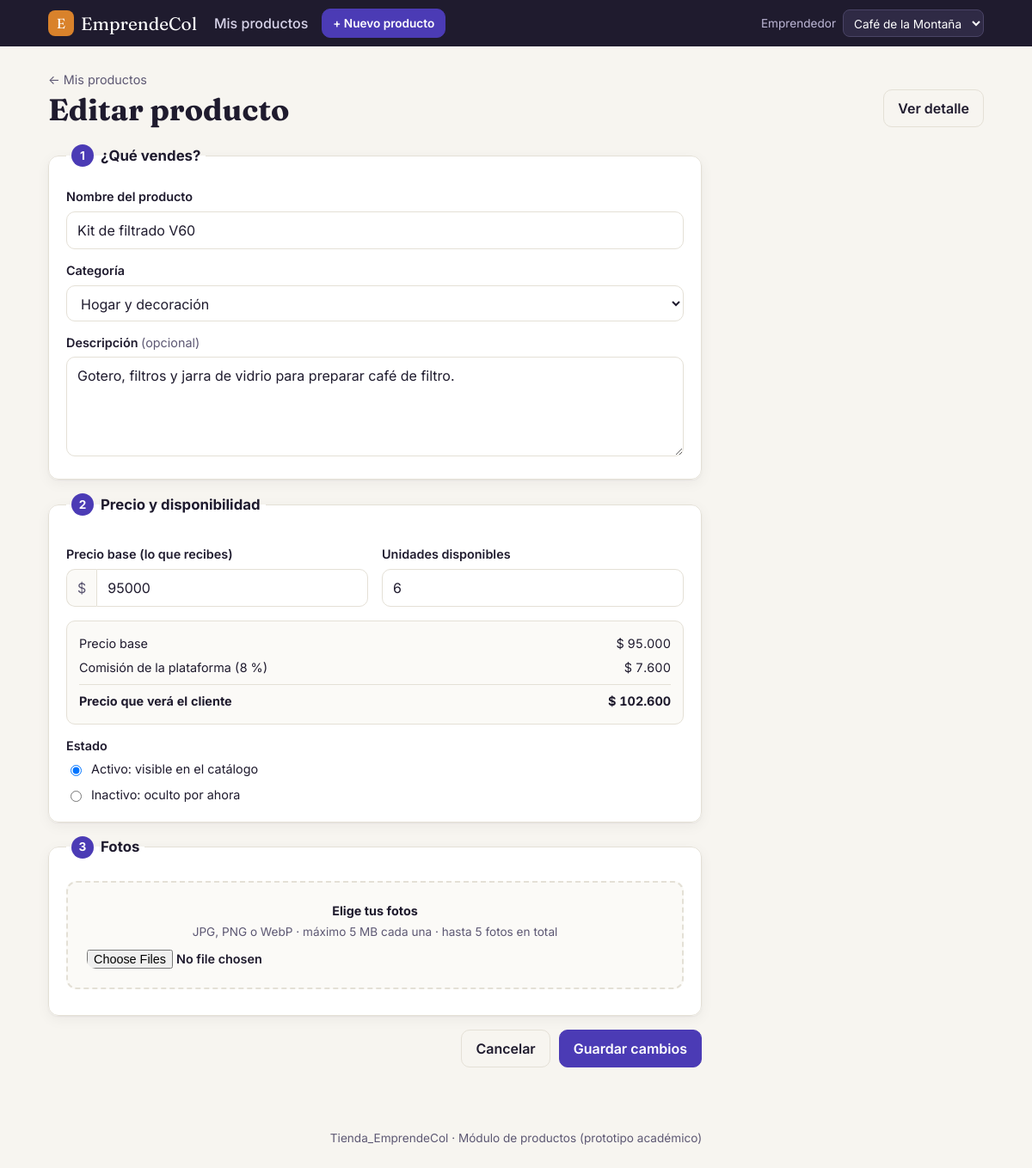
The page /productos/editar.php?id=3 on the database its author committed.
### tables this page shows
CREATE TABLE producto (
  id_producto     INT AUTO_INCREMENT PRIMARY KEY,
  id_emprendedor  INT            NOT NULL,
  id_categoria    INT            NOT NULL,
  nombre          VARCHAR(120)   NOT NULL,
  descripcion     TEXT           NULL,
  precio_base     DECIMAL(12,2)  NOT NULL,
  stock           INT            NOT NULL DEFAULT 0,
  estado          ENUM('activo','inactivo','eliminado') NOT NULL DEFAULT 'activo',
  fecha_creacion  DATETIME       NOT NULL DEFAULT CURRENT_TIMESTAMP,
  CONSTRAINT ck_producto_precio CHECK (precio_base > 0),
  CONSTRAINT ck_producto_stock  CHECK (stock >= 0),
  CONSTRAINT fk_producto_emprendedor FOREIGN KEY (id_emprendedor)
    REFERENCES perfil_emprendedor(id_emprendedor) ON DELETE RESTRICT,
  CONSTRAINT fk_producto_categoria FOREIGN KEY (id_categoria)
    REFERENCES categoria(id_categoria) ON DELETE RESTRICT,
  INDEX idx_producto_estado (estado),
  INDEX idx_producto_nombre (nombre)
);

CREATE TABLE categoria (
  id_categoria INT AUTO_INCREMENT PRIMARY KEY,
  nombre       VARCHAR(80) NOT NULL,
  activa       BOOLEAN     NOT NULL DEFAULT TRUE,
  CONSTRAINT uk_categoria_nombre UNIQUE (nombre)
);

CREATE TABLE configuracion (
  clave               VARCHAR(60)  PRIMARY KEY,
  valor               VARCHAR(255) NOT NULL,
  descripcion         VARCHAR(255) NULL,
  id_admin            INT          NULL,
  fecha_actualizacion DATETIME     NOT NULL DEFAULT CURRENT_TIMESTAMP ON UPDATE CURRENT_TIMESTAMP,
  CONSTRAINT fk_configuracion_admin FOREIGN KEY (id_admin)
    REFERENCES usuario(id_usuario) ON DELETE SET NULL
);

### includes/funciones.php (called while the page is built, shortened)
<?php
function conexion(): PDO
{
    static $pdo = null;
    if ($pdo === null) {
        $dsn = 'mysql:host=' . DB_HOST . ';port=' . DB_PORT . ';dbname=' . DB_NAME . ';charset=utf8mb4';
        try {
            $pdo = new PDO($dsn, DB_USER, DB_PASS, [
                PDO::ATTR_ERRMODE            => PDO::ERRMODE_EXCEPTION,
                PDO::ATTR_DEFAULT_FETCH_MODE => PDO::FETCH_ASSOC,
                PDO::ATTR_EMULATE_PREPARES   => false,
            ]);
        } catch (PDOException $ex) {
            http_response_code(500);
            echo '<div style="font-family:sans-serif;max-width:640px;margin:60px auto;padding:24px;border:1px solid #e5a3a3;border-radius:12px;background:#fff5f5">'
               . '<h2 style="margin-top:0">No se pudo conectar a la base de datos</h2>'
               . '<p>Revisa que MySQL esté iniciado en el panel de XAMPP, que hayas importado '
               . '<code>database/tienda_emprendecol.sql</code> y que los datos de <code>config/db.php</code> sean correctos.</p>'
               . '<p style="color:#888;font-size:13px">Detalle: ' . htmlspecialchars($ex->getMessage()) . '</p></div>';
            exit;
        }
    }
    return $pdo;
}
function e($texto): string
{
    return htmlspecialchars((string)($texto ?? ''), ENT_QUOTES, 'UTF-8');
}
function emprendedores_disponibles(): array
{
    return conexion()->query(
        "SELECT pe.id_emprendedor, pe.id_usuario, pe.nombre_emprendimiento
           FROM perfil_emprendedor pe
           JOIN usuario u ON u.id_usuario = pe.id_usuario
          WHERE u.estado = 'activo'
          ORDER BY pe.nombre_emprendimiento"
    )->fetchAll();
}
function emprendedor_actual(): array
{
    $lista = emprendedores_disponibles();
    foreach ($lista as $emp) {
        if ((int)$emp['id_emprendedor'] === (int)($_SESSION['id_emprendedor'] ?? 0)) {
            return $emp;
        }
    }
    return $lista[0];
}
function obtener_config(string $clave, $defecto = null)
{
    $st = conexion()->prepare('SELECT valor FROM configuracion WHERE clave = ?');
    $st->execute([$clave]);
    $valor = $st->fetchColumn();
    return $valor === false ? $defecto : $valor;
}
function porcentaje_comision(): float
{
    return (float)obtener_config('porcentaje_comision', 0);
}

### includes/productos.php (called while the page is built, shortened)
<?php
require_once __DIR__ . '/funciones.php';
function categorias_activas(): array
{
    return conexion()->query('SELECT id_categoria, nombre FROM categoria WHERE activa = 1 ORDER BY nombre')->fetchAll();
}
function producto_del_emprendedor(int $idProducto, int $idEmprendedor): ?array
{
    $st = conexion()->prepare(
        "SELECT p.*, c.nombre AS categoria
           FROM producto p
           JOIN categoria c ON c.id_categoria = p.id_categoria
          WHERE p.id_producto = ? AND p.id_emprendedor = ? AND p.estado <> 'eliminado'"
    );
    $st->execute([$idProducto, $idEmprendedor]);
    return $st->fetch() ?: null;
}

### productos/_formulario.php (the view, shortened to what this page needs)
<?php
function aria_error(array $errores, string $campo): string
{
    return isset($errores[$campo]) ? ' aria-invalid="true" aria-describedby="err-' . e($campo) . '"' : '';
}
?>
<form class="formulario" method="post" action="<?= e($accion) ?>" enctype="multipart/form-data" novalidate>
  <fieldset class="paso">
    <legend><span class="paso-num">1</span> ¿Qué vendes?</legend>
    <label for="nombre">Nombre del producto</label>
    <input id="nombre" name="nombre" maxlength="120" required value="<?= e($datos['nombre']) ?>"
           placeholder="Ej.: Café especial 500 g"<?= aria_error($errores, 'nombre') ?>>
    <label for="id_categoria">Categoría</label>
    <select id="id_categoria" name="id_categoria" required<?= aria_error($errores, 'id_categoria') ?>>
      <?php foreach (categorias_activas() as $c): ?>
        <option value="<?= (int)$c['id_categoria'] ?>" <?= (string)$datos['id_categoria'] === (string)$c['id_categoria'] ? 'selected' : '' ?>><?= e($c['nombre']) ?></option>
      <?php endforeach; ?>
    </select>
    <label for="descripcion">Descripción <span class="opcional">(opcional)</span></label>
    <textarea id="descripcion" name="descripcion" rows="4" maxlength="2000"
              placeholder="Cuenta qué lo hace especial: materiales, tamaño, origen…"<?= aria_error($errores, 'descripcion') ?>><?= e($datos['descripcion']) ?></textarea>
  </fieldset>
  <fieldset class="paso">
    <legend><span class="paso-num">2</span> Precio y disponibilidad</legend>
    <div class="fila-2">
      <div>
        <label for="precio_base">Precio base (lo que recibes)</label>
        <div class="campo-prefijo"><span>$</span>
          <input id="precio_base" name="precio_base" inputmode="numeric" required value="<?= e($datos['precio_base']) ?>"
                 placeholder="25000"<?= aria_error($errores, 'precio_base') ?>>
        </div>
      </div>
      <div>
        <label for="stock">Unidades disponibles</label>
        <input id="stock" name="stock" type="number" min="0" step="1" required value="<?= e($datos['stock']) ?>"<?= aria_error($errores, 'stock') ?>>
      </div>
    </div>
    <div class="desglose" data-comision="<?= e($comision) ?>">
      <div><span>Precio base</span><span id="d-base">—</span></div>
      <div><span>Comisión de la plataforma (<?= e(rtrim(rtrim(number_format($comision, 2, ',', ''), '0'), ',')) ?> %)</span><span id="d-comision">—</span></div>
      <div class="desglose-total"><span>Precio que verá el cliente</span><span id="d-final">—</span></div>
    </div>
    <span class="etiqueta">Estado</span>
    <div class="opciones-radio">
      <label><input type="radio" name="estado" value="activo" <?= $datos['estado'] === 'activo' ? 'checked' : '' ?>> Activo: visible en el catálogo</label>
      <label><input type="radio" name="estado" value="inactivo" <?= $datos['estado'] === 'inactivo' ? 'checked' : '' ?>> Inactivo: oculto por ahora</label>
    </div>
  </fieldset>
  <fieldset class="paso">
    <legend><span class="paso-num">3</span> Fotos</legend>
    <label class="zona-archivos" for="imagenes">
      <strong>Elige tus fotos</strong>
      <span>JPG, PNG o WebP · máximo 5 MB cada una · hasta <?= MAX_IMAGENES_PRODUCTO ?> fotos en total</span>
      <input id="imagenes" name="imagenes[]" type="file" accept="image/jpeg,image/png,image/webp" multiple>
    </label>
  </fieldset>
  <div class="acciones-form">
    <a class="btn btn-suave" href="index.php">Cancelar</a>
    <button class="btn btn-primario"><?= e($textoBoton) ?></button>
  </div>
</form>

### assets/css/estilos.css (style rules this page uses)
:root { --tinta: #1f1b2e; --tinta-suave: #5d5873; --fondo: #f7f5f0; --papel: #ffffff; --borde: #e4e0d6; --primario: #4b3bb5; --primario-oscuro: #392b94; --primario-claro: #ece9fb; --acento: #d9822b; --exito: #1f7a4d; --exito-claro: #e3f4ea; --peligro: #b3261e; --peligro-claro: #fce8e6; --info-claro: #e8f0fb; --radio: 12px; --sombra: 0 1px 2px rgba(31, 27, 46, .06), 0 4px 16px rgba(31, 27, 46, .05); }
* { box-sizing: border-box; }
body { margin: 0; font-family: Inter, system-ui, -apple-system, "Segoe UI", sans-serif; color: var(--tinta); background: var(--fondo); line-height: 1.5; }
a { color: var(--primario); }
.btn { display: inline-flex; align-items: center; justify-content: center; gap: 6px; border: 1px solid var(--borde); background: var(--papel); color: var(--tinta); font: inherit; font-weight: 600; padding: 9px 16px; border-radius: 10px; cursor: pointer; text-decoration: none; white-space: nowrap; }
.btn-primario { background: var(--primario); border-color: var(--primario); color: #fff; }
.btn-suave { background: transparent; }
input, select, textarea { font: inherit; color: var(--tinta); background: #fff; border: 1px solid var(--borde); border-radius: 10px; padding: 9px 12px; width: 100%; }
.formulario { display: grid; gap: 16px; max-width: 760px; }
.paso { background: var(--papel); border: 1px solid var(--borde); border-radius: var(--radio); padding: 20px; margin: 0; box-shadow: var(--sombra); }
.paso legend { font-weight: 700; font-size: 1.05rem; padding: 0 6px; display: flex; align-items: center; gap: 8px; }
.paso-num { width: 26px; height: 26px; border-radius: 50%; background: var(--primario); color: #fff; display: inline-grid; place-items: center; font-size: .85rem; }
.paso label, .etiqueta { display: block; font-weight: 600; font-size: .9rem; margin: 14px 0 6px; }
.paso > label:first-of-type { margin-top: 4px; }
.opcional { font-weight: 400; color: var(--tinta-suave); }
.fila-2 { display: grid; grid-template-columns: 1fr 1fr; gap: 16px; }
.campo-prefijo { display: flex; align-items: stretch; }
.campo-prefijo span { display: grid; place-items: center; padding: 0 12px; background: #fbfaf7; border: 1px solid var(--borde); border-right: 0; border-radius: 10px 0 0 10px; color: var(--tinta-suave); }
.campo-prefijo input { border-radius: 0 10px 10px 0; }
.opciones-radio { display: grid; gap: 8px; }
.opciones-radio label { font-weight: 400; margin: 0; display: flex; gap: 8px; align-items: center; }
.opciones-radio input { width: auto; }
.desglose { margin-top: 16px; background: #fbfaf7; border: 1px solid var(--borde); border-radius: 10px; padding: 12px 14px; font-size: .9rem; }
.desglose div { display: flex; justify-content: space-between; gap: 12px; padding: 3px 0; font-variant-numeric: tabular-nums; }
.desglose-total { border-top: 1px solid var(--borde); margin-top: 6px; padding-top: 8px !important; font-weight: 700; }
.zona-archivos { display: grid !important; gap: 4px; text-align: center; padding: 22px; margin: 6px 0 0 !important; border: 2px dashed var(--borde); border-radius: var(--radio); cursor: pointer; background: #fbfaf7; }
.zona-archivos span { font-weight: 400; color: var(--tinta-suave); font-size: .85rem; }
.zona-archivos input { border: 0; background: transparent; padding: 6px 0 0; }
.acciones-form { display: flex; justify-content: flex-end; gap: 10px; }

### rows shown on the page
producto: nombre "Kit de filtrado V60", id_categoria "Hogar y decoración", descripcion "Gotero, filtros y jarra de vidrio para preparar café de filtro.", precio_base "95000", stock "6", estado "☑ Activo: visible en el catálogo", estado "☐ Inactivo: oculto por ahora"
configuracion: valor "8"

### other values the page prints
MAX_IMAGENES_PRODUCTO "5"
$textoBoton "Guardar cambios"
form field id_emprendedor "Café de la Montaña"
